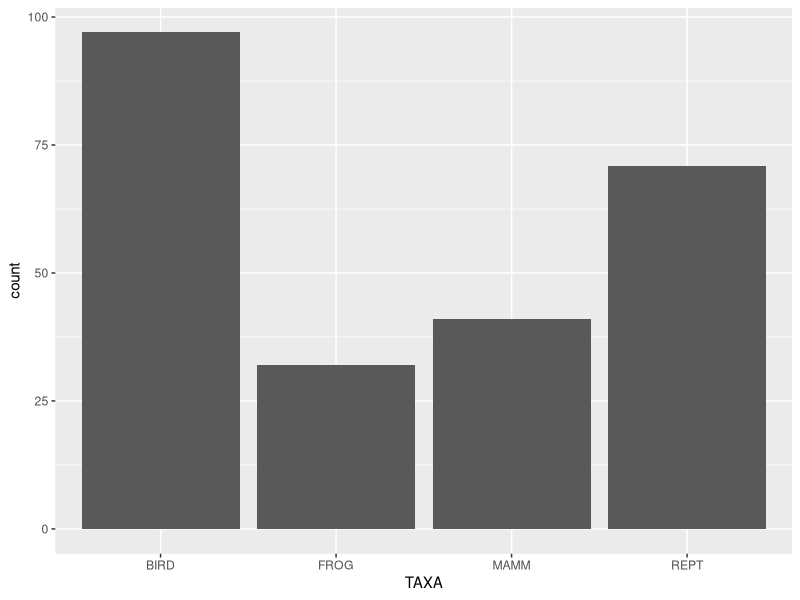
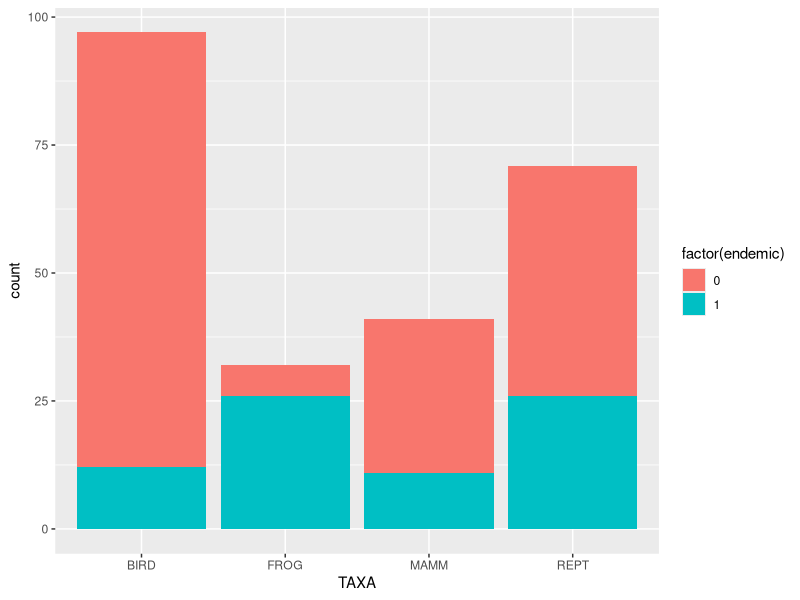
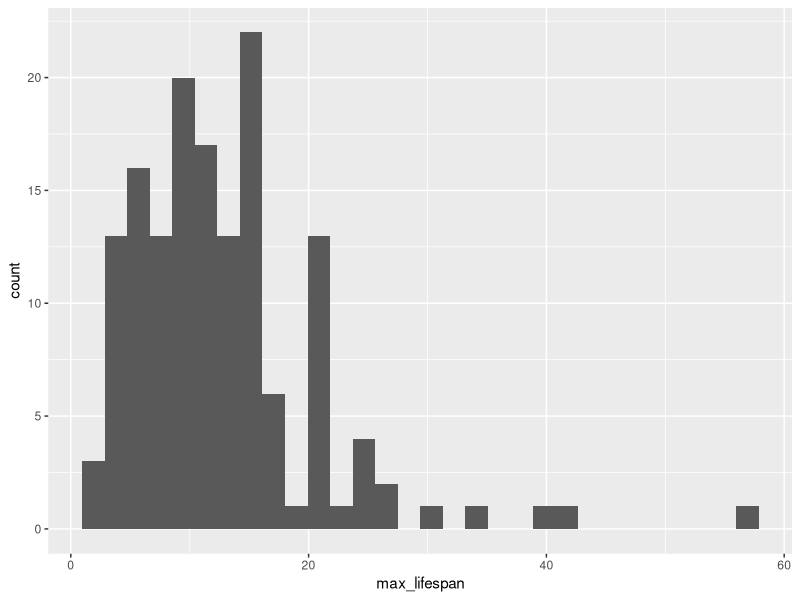
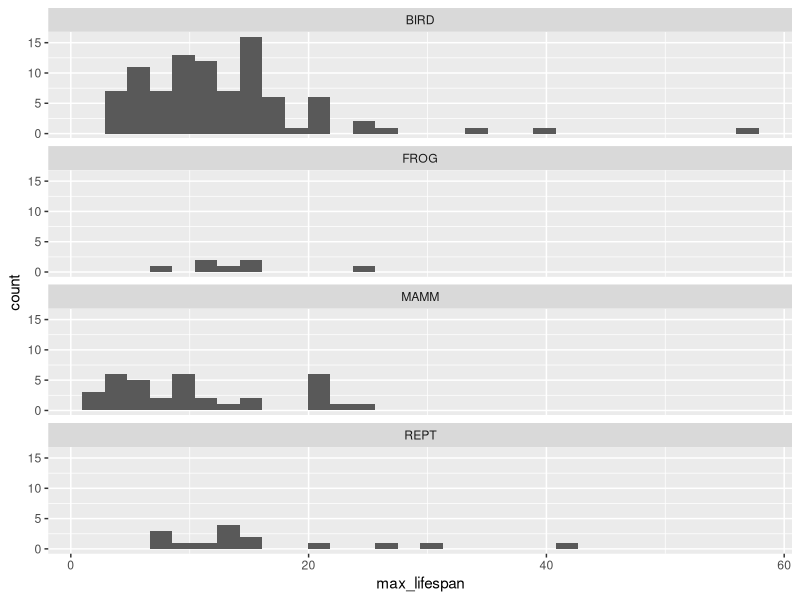
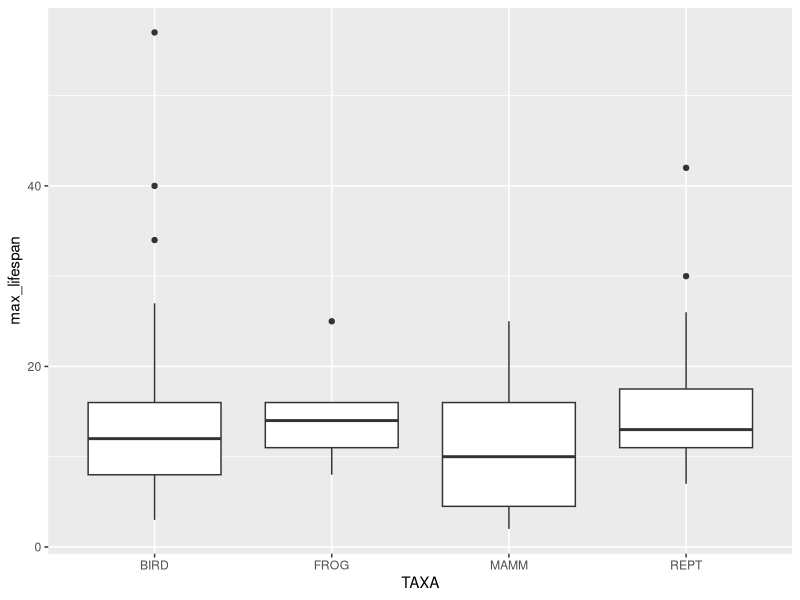
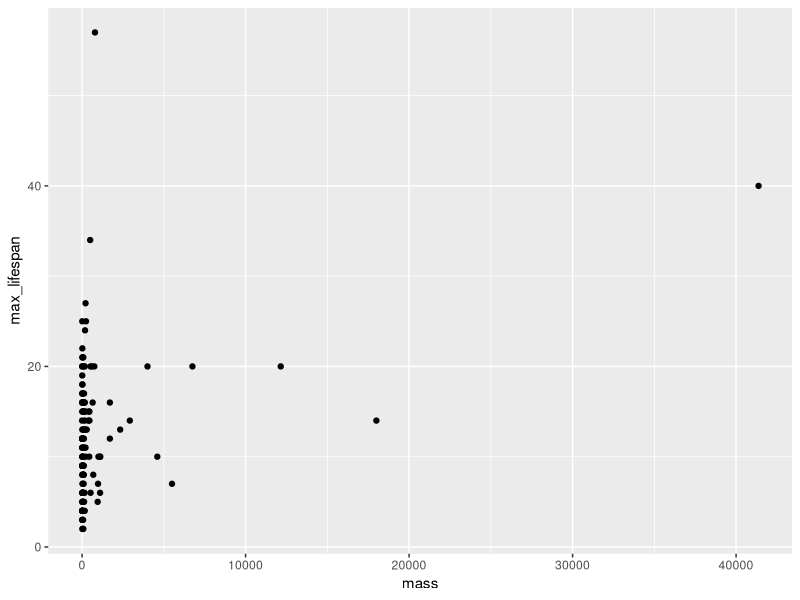
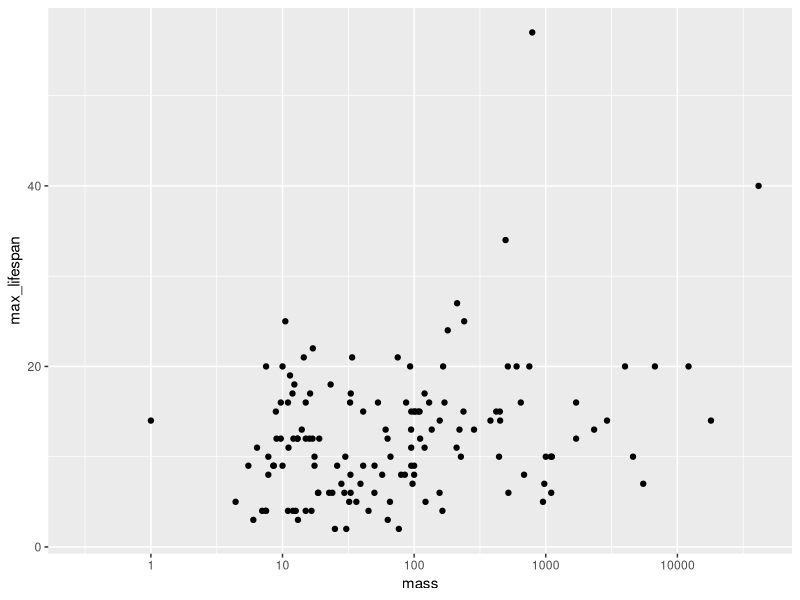

Write the R code that produced these figures, in order.
## ---- chunk 1
australian_verts <- read.csv("data/australian_vertebrates.csv", na.strings = ".")

head(australian_verts)

## ---- chunk 2
library(ggplot2)
## ---- chunk 3
ggplot(data = australian_verts) + geom_bar(aes(x = TAXA))
## ---- chunk 4
ggplot(data = australian_verts) + geom_bar(aes(x = TAXA, fill = factor(endemic)))
## ---- chunk 5
ggplot(data = australian_verts) + geom_histogram(aes(x = max_lifespan))
## ---- chunk 6
ggplot(data = australian_verts) + geom_histogram(aes(x = max_lifespan)) + facet_wrap(~TAXA, ncol =1)
## ---- chunk 7
ggplot(data = australian_verts) + geom_boxplot(aes(x = TAXA, y = max_lifespan)) 
## ---- chunk 8
ggplot(data = australian_verts) + geom_point(aes(x = mass, y = max_lifespan)) 
## ---- chunk 9
ggplot(data = australian_verts) + geom_point(aes(x = mass, y = max_lifespan)) + scale_x_log10()
